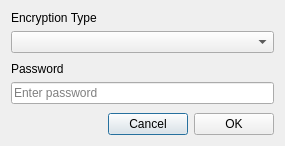
<?xml version="1.0" encoding="UTF-8"?>
<ui version="4.0">
 <class>Dialog</class>
 <widget class="QDialog" name="Dialog">
  <property name="geometry">
   <rect>
    <x>0</x>
    <y>0</y>
    <width>285</width>
    <height>146</height>
   </rect>
  </property>
  <property name="windowTitle">
   <string>Input password</string>
  </property>
  <layout class="QVBoxLayout" name="verticalLayout">
   <item>
    <widget class="QLabel" name="label">
     <property name="text">
      <string>Encryption Type</string>
     </property>
    </widget>
   </item>
   <item>
    <widget class="QComboBox" name="encryption_type_cb"/>
   </item>
   <item>
    <spacer name="verticalSpacer_2">
     <property name="orientation">
      <enum>Qt::Vertical</enum>
     </property>
     <property name="sizeHint" stdset="0">
      <size>
       <width>20</width>
       <height>40</height>
      </size>
     </property>
    </spacer>
   </item>
   <item>
    <widget class="QLabel" name="label_2">
     <property name="text">
      <string>Password</string>
     </property>
    </widget>
   </item>
   <item>
    <widget class="QLineEdit" name="encryption_pass_le">
     <property name="echoMode">
      <enum>QLineEdit::PasswordEchoOnEdit</enum>
     </property>
     <property name="placeholderText">
      <string>Enter password</string>
     </property>
    </widget>
   </item>
   <item>
    <spacer name="verticalSpacer">
     <property name="orientation">
      <enum>Qt::Vertical</enum>
     </property>
     <property name="sizeHint" stdset="0">
      <size>
       <width>20</width>
       <height>40</height>
      </size>
     </property>
    </spacer>
   </item>
   <item>
    <layout class="QHBoxLayout" name="horizontalLayout">
     <item>
      <spacer name="horizontalSpacer">
       <property name="orientation">
        <enum>Qt::Horizontal</enum>
       </property>
       <property name="sizeHint" stdset="0">
        <size>
         <width>40</width>
         <height>20</height>
        </size>
       </property>
      </spacer>
     </item>
     <item>
      <widget class="QPushButton" name="cancel_pb">
       <property name="text">
        <string>Cancel</string>
       </property>
      </widget>
     </item>
     <item>
      <widget class="QPushButton" name="ok_pb">
       <property name="text">
        <string>OK</string>
       </property>
      </widget>
     </item>
    </layout>
   </item>
  </layout>
 </widget>
 <resources/>
 <connections/>
</ui>
